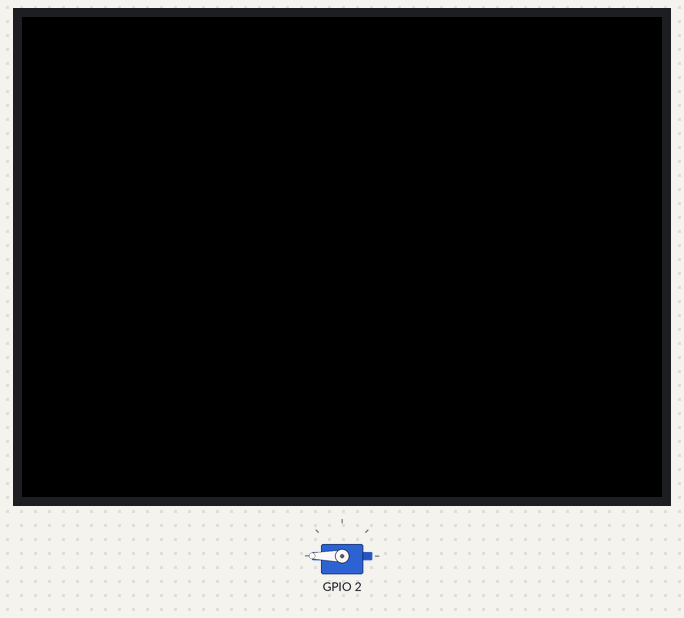
Bench run of a sketch on a simulated ESP32. On the bench: 320×240 colour display, servo. Servo pulses on a pin are drawn as a servo (544–2400 µs = 0–180°).

Above: at 0.2 s.
At 1.0 s:
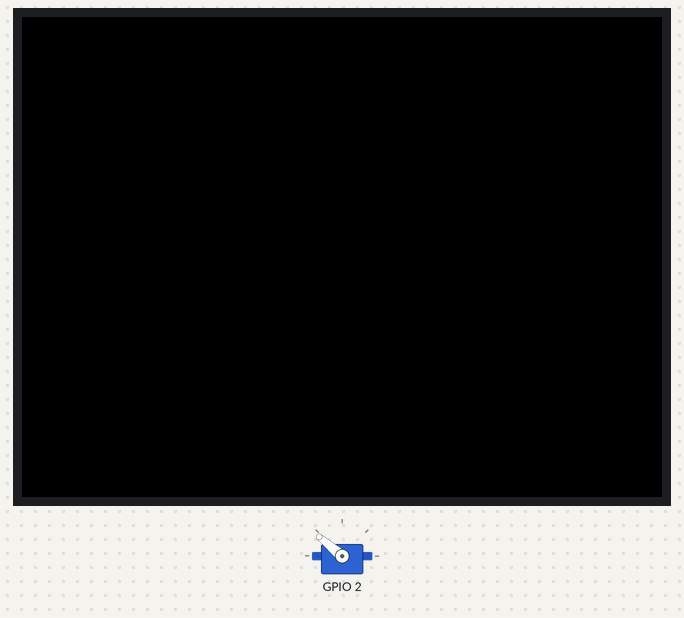
At 2.0 s:
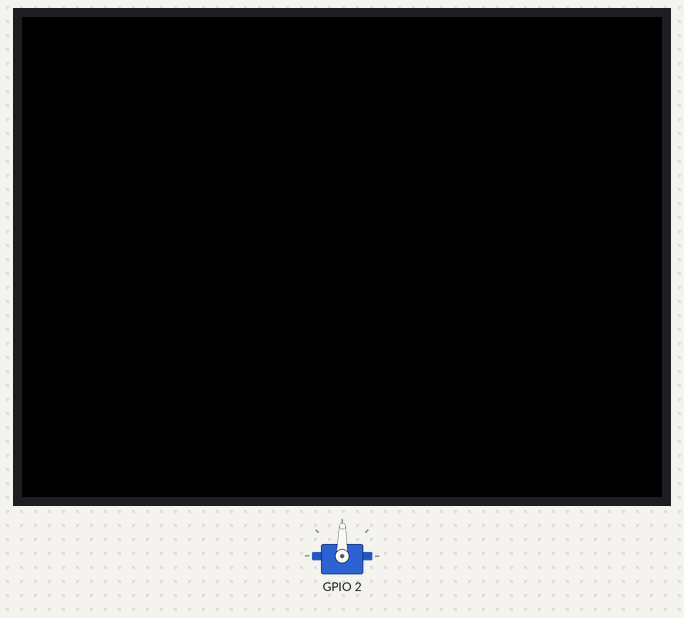
At 3.8 s:
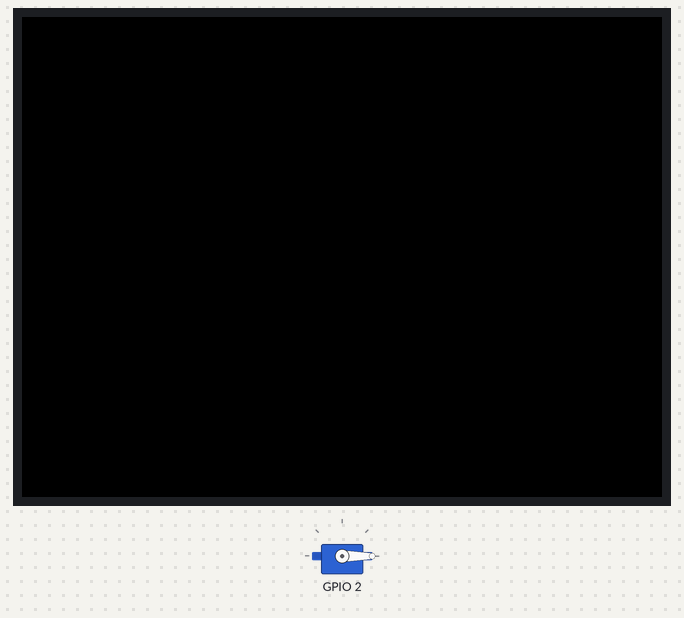
Timing chart, 0 to 5.3 s (numbered marks = the images above):
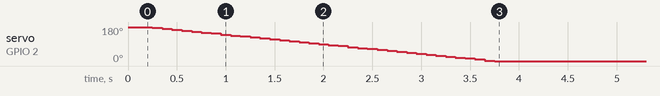

The sketch:

servo_lib.ino
```cpp
/*
 * SG90をPWMで制御するテストプログラム
 */
#include <M5Stack.h>
#include "SG90.h"       // クラスライブラリのヘッダファイルをインクルードする

SG90 sg90;              // SG90のオブジェクトを作る

void setup() {
    M5.begin();

    sg90.begin(2, 15);  // SG90を初期化する

    for (int angle = -90; angle <= 90; angle += 5) {  // 角度を-90°から90°まで5°ずつ増やす
        sg90.write(angle);  // SG90のモーターを指定した角度に回す
        delay(100);
    }
}

void loop() {
}
```

SG90.cpp
```cpp
#include "SG90.h"
#include <M5Stack.h>

void SG90::begin(int pin, int ch) {
    _ch = ch;
    ledcSetup(_ch, 50, 10);
    ledcAttachPin(pin, _ch);
    SG90::write(0);
}

void SG90::write(int angle) {
    ledcWrite(_ch, map(constrain(angle, -90, 90), -90, 90, _max, _min));
}
```

SG90.h
```cpp
#ifndef SG90_H
#define SG90_H

class SG90 {
public:
    SG90(void) {};
    virtual ~SG90(void) {};
    void begin(int pin, int ch);
    void write(int angle); // from -90 to +90
private:
    int _ch;  // チャネル番号
    const int _min = 26;  // (26/1024)*20ms ≒ 0.5 ms  (-90°)
    const int _max = 123; // (123/1024)*20ms ≒ 2.4 ms (+90°)
};

#endif // SG90_H
```
